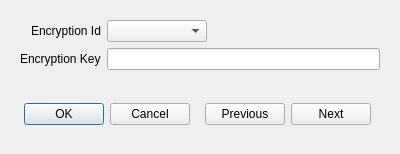
<?xml version="1.0" encoding="UTF-8"?>
<ui version="4.0">
 <class>Arc4EncryptionCodeEditDialog</class>
 <widget class="QDialog" name="Arc4EncryptionCodeEditDialog">
  <property name="geometry">
   <rect>
    <x>0</x>
    <y>0</y>
    <width>400</width>
    <height>154</height>
   </rect>
  </property>
  <property name="windowTitle">
   <string>Dialog</string>
  </property>
  <layout class="QVBoxLayout" name="verticalLayout">
   <item>
    <widget class="QWidget" name="widget" native="true">
     <layout class="QVBoxLayout" name="verticalLayout_2">
      <item>
       <layout class="QFormLayout" name="formLayout">
        <property name="labelAlignment">
         <set>Qt::AlignmentFlag::AlignRight|Qt::AlignmentFlag::AlignTrailing|Qt::AlignmentFlag::AlignVCenter</set>
        </property>
        <item row="0" column="0">
         <widget class="QLabel" name="label">
          <property name="text">
           <string>Encryption Id</string>
          </property>
         </widget>
        </item>
        <item row="1" column="0">
         <widget class="QLabel" name="label_2">
          <property name="text">
           <string>Encryption Key</string>
          </property>
         </widget>
        </item>
        <item row="1" column="1">
         <widget class="QLineEdit" name="keyTxt">
          <property name="maxLength">
           <number>10</number>
          </property>
         </widget>
        </item>
        <item row="0" column="1">
         <widget class="QComboBox" name="idCmbx">
          <property name="maximumSize">
           <size>
            <width>100</width>
            <height>16777215</height>
           </size>
          </property>
         </widget>
        </item>
       </layout>
      </item>
     </layout>
    </widget>
   </item>
   <item>
    <widget class="QWidget" name="widget_2" native="true">
     <layout class="QHBoxLayout" name="horizontalLayout">
      <item>
       <widget class="QDialogButtonBox" name="buttonBox">
        <property name="orientation">
         <enum>Qt::Orientation::Horizontal</enum>
        </property>
        <property name="standardButtons">
         <set>QDialogButtonBox::StandardButton::Cancel|QDialogButtonBox::StandardButton::Ok</set>
        </property>
       </widget>
      </item>
      <item>
       <widget class="QWidget" name="widget_3" native="true">
        <layout class="QHBoxLayout" name="horizontalLayout_2">
         <item>
          <widget class="QPushButton" name="prevBtn">
           <property name="text">
            <string>Previous</string>
           </property>
          </widget>
         </item>
         <item>
          <widget class="QPushButton" name="nextBtn">
           <property name="text">
            <string>Next</string>
           </property>
          </widget>
         </item>
        </layout>
       </widget>
      </item>
     </layout>
    </widget>
   </item>
  </layout>
 </widget>
 <resources/>
 <connections>
  <connection>
   <sender>buttonBox</sender>
   <signal>accepted()</signal>
   <receiver>Arc4EncryptionCodeEditDialog</receiver>
   <slot>accept()</slot>
   <hints>
    <hint type="sourcelabel">
     <x>248</x>
     <y>254</y>
    </hint>
    <hint type="destinationlabel">
     <x>157</x>
     <y>274</y>
    </hint>
   </hints>
  </connection>
  <connection>
   <sender>buttonBox</sender>
   <signal>rejected()</signal>
   <receiver>Arc4EncryptionCodeEditDialog</receiver>
   <slot>reject()</slot>
   <hints>
    <hint type="sourcelabel">
     <x>316</x>
     <y>260</y>
    </hint>
    <hint type="destinationlabel">
     <x>286</x>
     <y>274</y>
    </hint>
   </hints>
  </connection>
 </connections>
</ui>
